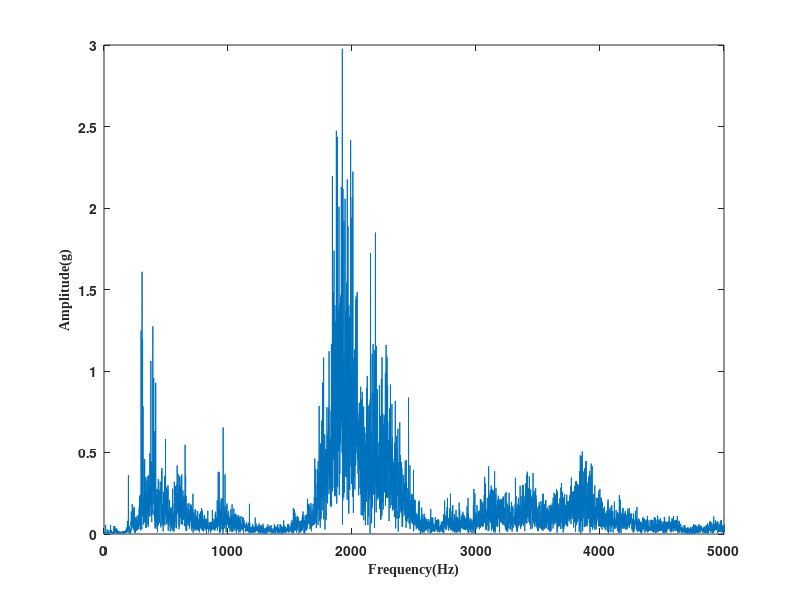

This figure's MATLAB source:
clear
clc
clf

YY=load('S2_800_40_1.mat');
X=YY.n_Point1__Z.y_values.values(10240*10:10240*20);
x=X(10240*6.2+1:10240*7.2);
% x=dr(1:10000);
Fs = 10240;               %采样频率，即1s采多少个点
t = (0:1/Fs:1-Fs)';  %1000个采样点
L = length(x);
y = fft(x);
f = (0:L-1)*Fs/L;
y = y/L;
fshift = (-L/2:L/2-1)*Fs/L;
yshift = fftshift(y);
P2 = abs(fft(x)/L);
P1 = P2(1:L/2);
P1(2:end-1) = 2*P1(2:end-1);
fnew = (0:(L/2-1))*Fs/L;


figure(1)
plot(fnew,P1)
% xlabel('频率/s')
% ylabel('频域幅值/A')
xlim([0 5000])
% ylim([0 0.1])
% title('', 'FontName','Times New Roman','FontSize',14)%%%%%%%%%%%%%%%%%%%%设置图片标题上数字的字体及大小
xlabel('Frequency(Hz)','FontName','Times New Roman','FontSize',10)%%%%%%%%%%%%%设置X坐标轴上数字的字体及大小
ylabel('Amplitude(g)','FontName','Times New Roman','FontSize',10)%%%%%%%%设置Y坐标轴上数字的字体及大小
% set(gca,'FontName','Times New Roman','FontSize',14)%%%%%%%%%%%%%%%%%%%%%%设置坐标轴上数字的字体
set(gca,'FontWeight','bold'); %字符粗细，normal为不加粗，bold加粗
set(gcf, 'unit', 'centimeters', 'position', [10 5 7 6]);

